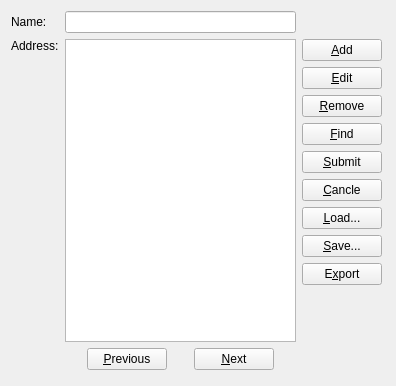
<?xml version="1.0" encoding="UTF-8"?>
<ui version="4.0">
 <class>MyAddrBook</class>
 <widget class="QWidget" name="MyAddrBook">
  <property name="geometry">
   <rect>
    <x>0</x>
    <y>0</y>
    <width>396</width>
    <height>386</height>
   </rect>
  </property>
  <property name="windowTitle">
   <string>MyAddrBook</string>
  </property>
  <widget class="QWidget" name="gridLayoutWidget">
   <property name="geometry">
    <rect>
     <x>0</x>
     <y>0</y>
     <width>393</width>
     <height>381</height>
    </rect>
   </property>
   <layout class="QGridLayout" name="gridLayout">
    <item row="0" column="1">
     <widget class="QLineEdit" name="lineEditName"/>
    </item>
    <item row="1" column="1">
     <widget class="QTextEdit" name="textEditAddr"/>
    </item>
    <item row="0" column="0">
     <widget class="QLabel" name="label_Name">
      <property name="text">
       <string>Name:</string>
      </property>
     </widget>
    </item>
    <item row="1" column="0">
     <widget class="QLabel" name="label_Addr">
      <property name="text">
       <string>Address:</string>
      </property>
      <property name="alignment">
       <set>Qt::AlignLeading|Qt::AlignLeft|Qt::AlignTop</set>
      </property>
     </widget>
    </item>
    <item row="1" column="2">
     <layout class="QVBoxLayout" name="verticalLayout">
      <item>
       <widget class="QPushButton" name="pushButton_Add">
        <property name="text">
         <string>&amp;Add</string>
        </property>
       </widget>
      </item>
      <item>
       <widget class="QPushButton" name="pushButton_Edit">
        <property name="text">
         <string>&amp;Edit</string>
        </property>
       </widget>
      </item>
      <item>
       <widget class="QPushButton" name="pushButton_Remove">
        <property name="text">
         <string>&amp;Remove</string>
        </property>
       </widget>
      </item>
      <item>
       <widget class="QPushButton" name="pushButton_Find">
        <property name="text">
         <string>&amp;Find</string>
        </property>
       </widget>
      </item>
      <item>
       <widget class="QPushButton" name="pushButton_Submit">
        <property name="text">
         <string>&amp;Submit</string>
        </property>
       </widget>
      </item>
      <item>
       <widget class="QPushButton" name="pushButton_Cancle">
        <property name="text">
         <string>&amp;Cancle</string>
        </property>
       </widget>
      </item>
      <item>
       <widget class="QPushButton" name="pushButton_Load">
        <property name="text">
         <string>&amp;Load...</string>
        </property>
       </widget>
      </item>
      <item>
       <widget class="QPushButton" name="pushButton_Save">
        <property name="text">
         <string>&amp;Save...</string>
        </property>
       </widget>
      </item>
      <item>
       <widget class="QPushButton" name="pushButton_Export">
        <property name="text">
         <string>E&amp;xport</string>
        </property>
       </widget>
      </item>
      <item>
       <spacer name="verticalSpacer">
        <property name="orientation">
         <enum>Qt::Vertical</enum>
        </property>
        <property name="sizeHint" stdset="0">
         <size>
          <width>20</width>
          <height>40</height>
         </size>
        </property>
       </spacer>
      </item>
     </layout>
    </item>
    <item row="2" column="1">
     <layout class="QHBoxLayout" name="horizontalLayout">
      <item>
       <spacer name="horizontalSpacer">
        <property name="orientation">
         <enum>Qt::Horizontal</enum>
        </property>
        <property name="sizeHint" stdset="0">
         <size>
          <width>40</width>
          <height>20</height>
         </size>
        </property>
       </spacer>
      </item>
      <item>
       <widget class="QPushButton" name="pushButton_Previous">
        <property name="text">
         <string>&amp;Previous</string>
        </property>
       </widget>
      </item>
      <item>
       <spacer name="horizontalSpacer_2">
        <property name="orientation">
         <enum>Qt::Horizontal</enum>
        </property>
        <property name="sizeHint" stdset="0">
         <size>
          <width>40</width>
          <height>20</height>
         </size>
        </property>
       </spacer>
      </item>
      <item>
       <widget class="QPushButton" name="pushButton_Next">
        <property name="text">
         <string>&amp;Next</string>
        </property>
       </widget>
      </item>
      <item>
       <spacer name="horizontalSpacer_3">
        <property name="orientation">
         <enum>Qt::Horizontal</enum>
        </property>
        <property name="sizeHint" stdset="0">
         <size>
          <width>40</width>
          <height>20</height>
         </size>
        </property>
       </spacer>
      </item>
     </layout>
    </item>
   </layout>
  </widget>
 </widget>
 <layoutdefault spacing="6" margin="11"/>
 <tabstops>
  <tabstop>lineEditName</tabstop>
  <tabstop>textEditAddr</tabstop>
  <tabstop>pushButton_Add</tabstop>
  <tabstop>pushButton_Edit</tabstop>
  <tabstop>pushButton_Remove</tabstop>
  <tabstop>pushButton_Find</tabstop>
  <tabstop>pushButton_Submit</tabstop>
  <tabstop>pushButton_Cancle</tabstop>
  <tabstop>pushButton_Load</tabstop>
  <tabstop>pushButton_Save</tabstop>
  <tabstop>pushButton_Export</tabstop>
  <tabstop>pushButton_Next</tabstop>
  <tabstop>pushButton_Previous</tabstop>
 </tabstops>
 <resources/>
 <connections>
  <connection>
   <sender>pushButton_Add</sender>
   <signal>clicked()</signal>
   <receiver>MyAddrBook</receiver>
   <slot>MyAdd()</slot>
   <hints>
    <hint type="sourcelabel">
     <x>348</x>
     <y>48</y>
    </hint>
    <hint type="destinationlabel">
     <x>312</x>
     <y>263</y>
    </hint>
   </hints>
  </connection>
  <connection>
   <sender>pushButton_Edit</sender>
   <signal>clicked()</signal>
   <receiver>MyAddrBook</receiver>
   <slot>MyEdit()</slot>
   <hints>
    <hint type="sourcelabel">
     <x>348</x>
     <y>81</y>
    </hint>
    <hint type="destinationlabel">
     <x>197</x>
     <y>192</y>
    </hint>
   </hints>
  </connection>
  <connection>
   <sender>pushButton_Remove</sender>
   <signal>clicked()</signal>
   <receiver>MyAddrBook</receiver>
   <slot>MyRemove()</slot>
   <hints>
    <hint type="sourcelabel">
     <x>348</x>
     <y>114</y>
    </hint>
    <hint type="destinationlabel">
     <x>197</x>
     <y>192</y>
    </hint>
   </hints>
  </connection>
  <connection>
   <sender>pushButton_Find</sender>
   <signal>clicked()</signal>
   <receiver>MyAddrBook</receiver>
   <slot>MyFind()</slot>
   <hints>
    <hint type="sourcelabel">
     <x>348</x>
     <y>147</y>
    </hint>
    <hint type="destinationlabel">
     <x>197</x>
     <y>192</y>
    </hint>
   </hints>
  </connection>
  <connection>
   <sender>pushButton_Submit</sender>
   <signal>clicked()</signal>
   <receiver>MyAddrBook</receiver>
   <slot>MySubmit()</slot>
   <hints>
    <hint type="sourcelabel">
     <x>348</x>
     <y>180</y>
    </hint>
    <hint type="destinationlabel">
     <x>197</x>
     <y>192</y>
    </hint>
   </hints>
  </connection>
  <connection>
   <sender>pushButton_Cancle</sender>
   <signal>clicked()</signal>
   <receiver>MyAddrBook</receiver>
   <slot>MyCancle()</slot>
   <hints>
    <hint type="sourcelabel">
     <x>348</x>
     <y>213</y>
    </hint>
    <hint type="destinationlabel">
     <x>197</x>
     <y>192</y>
    </hint>
   </hints>
  </connection>
  <connection>
   <sender>pushButton_Load</sender>
   <signal>clicked()</signal>
   <receiver>MyAddrBook</receiver>
   <slot>MyLoad()</slot>
   <hints>
    <hint type="sourcelabel">
     <x>348</x>
     <y>246</y>
    </hint>
    <hint type="destinationlabel">
     <x>197</x>
     <y>192</y>
    </hint>
   </hints>
  </connection>
  <connection>
   <sender>pushButton_Save</sender>
   <signal>clicked()</signal>
   <receiver>MyAddrBook</receiver>
   <slot>MySave()</slot>
   <hints>
    <hint type="sourcelabel">
     <x>348</x>
     <y>279</y>
    </hint>
    <hint type="destinationlabel">
     <x>197</x>
     <y>192</y>
    </hint>
   </hints>
  </connection>
  <connection>
   <sender>pushButton_Export</sender>
   <signal>clicked()</signal>
   <receiver>MyAddrBook</receiver>
   <slot>MyExport()</slot>
   <hints>
    <hint type="sourcelabel">
     <x>348</x>
     <y>312</y>
    </hint>
    <hint type="destinationlabel">
     <x>197</x>
     <y>192</y>
    </hint>
   </hints>
  </connection>
  <connection>
   <sender>pushButton_Previous</sender>
   <signal>clicked()</signal>
   <receiver>MyAddrBook</receiver>
   <slot>MyPrevious()</slot>
   <hints>
    <hint type="sourcelabel">
     <x>128</x>
     <y>365</y>
    </hint>
    <hint type="destinationlabel">
     <x>197</x>
     <y>192</y>
    </hint>
   </hints>
  </connection>
  <connection>
   <sender>pushButton_Next</sender>
   <signal>clicked()</signal>
   <receiver>MyAddrBook</receiver>
   <slot>MyNext()</slot>
   <hints>
    <hint type="sourcelabel">
     <x>237</x>
     <y>365</y>
    </hint>
    <hint type="destinationlabel">
     <x>197</x>
     <y>192</y>
    </hint>
   </hints>
  </connection>
 </connections>
 <slots>
  <slot>MyAdd()</slot>
  <slot>MyEdit()</slot>
  <slot>MyRemove()</slot>
  <slot>MyFind()</slot>
  <slot>MySubmit()</slot>
  <slot>MyCancle()</slot>
  <slot>MyLoad()</slot>
  <slot>MySave()</slot>
  <slot>MyExport()</slot>
  <slot>MyPrevious()</slot>
  <slot>MyNext()</slot>
 </slots>
</ui>
